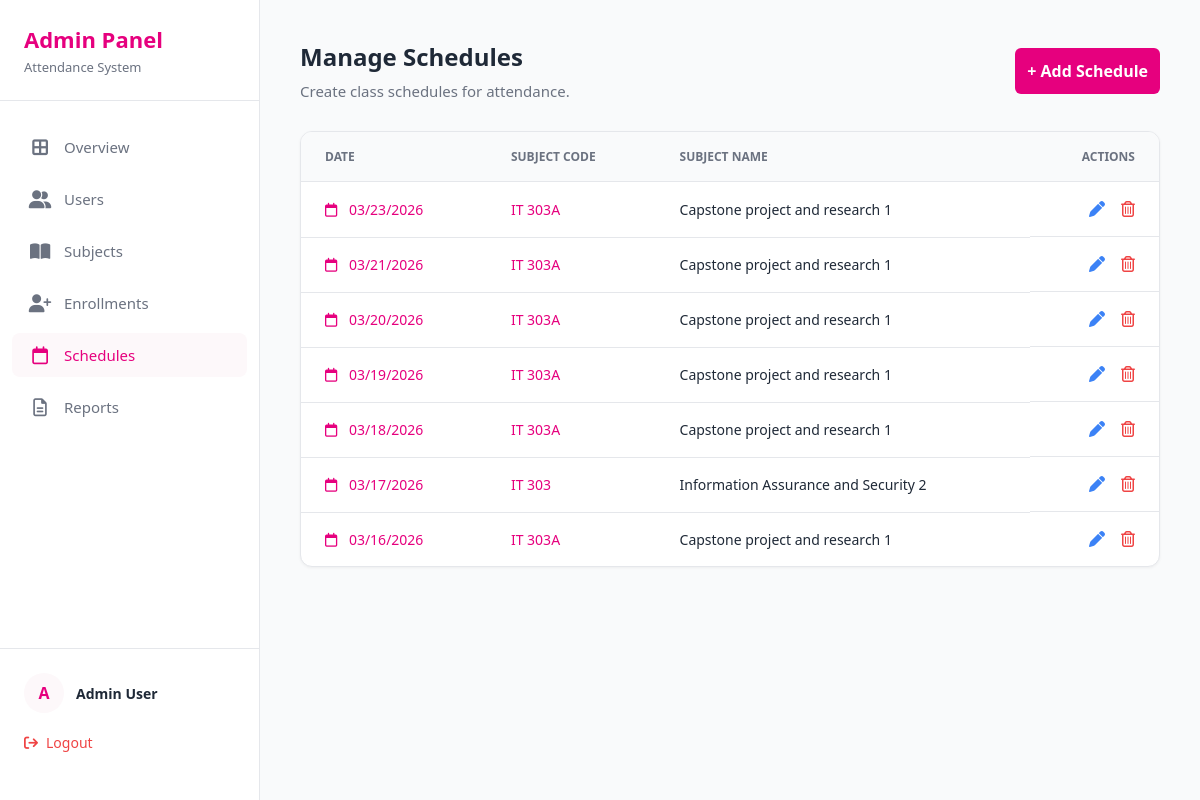
/admin/schedules.php (signed in), run on the app's committed database.
### tables this page shows
CREATE TABLE `schedules` (
  `id` int(11) NOT NULL,
  `subject_id` int(11) NOT NULL,
  `class_date` date NOT NULL
);

CREATE TABLE `subjects` (
  `id` int(11) NOT NULL,
  `code` varchar(20) NOT NULL,
  `name` varchar(255) NOT NULL,
  `instructor_id` int(11) DEFAULT NULL
);

### admin/schedules.php (the view, shortened to what this page needs)
<?php
require_once '../db.php';
$schedules = [];
try {
    $sql = "SELECT schedules.id, schedules.class_date, subjects.code, subjects.name FROM schedules LEFT JOIN subjects ON schedules.subject_id = subjects.id ORDER BY schedules.class_date DESC";
    $stmt = $pdo->query($sql);
    $schedules = $stmt->fetchAll(PDO::FETCH_ASSOC);
} catch (PDOException $e) {
    die("database error: " . $e->getMessage());
}
?>
<!DOCTYPE html>
<html lang="en">
<head>
    <link rel="stylesheet" href="../css/style.css">
    <link rel="stylesheet" href="https://cdnjs.cloudflare.com/ajax/libs/font-awesome/6.4.0/css/all.min.css">
</head>
<body>
    <div class="dashboard-layout">
        <aside class="sidebar">
            <div class="sidebar-header">
                <h2>Admin Panel</h2>
                <p>Attendance System</p>
            </div>
            <nav class="sidebar-nav">
                <ul>
                    <li><a href="overview.php"><i class="fa-solid fa-border-all"></i> Overview</a></li>
                    <li><a href="users.php"><i class="fa-solid fa-user-group"></i> Users</a></li>
                    <li><a href="subjects.php"><i class="fa-solid fa-book-open"></i> Subjects</a></li>
                    <li><a href="enrollments.php"><i class="fa-solid fa-user-plus"></i> Enrollments</a></li>
                    <li><a href="schedules.php" class="active"><i class="fa-regular fa-calendar"></i> Schedules</a></li>
                    <li><a href="reports.php"><i class="fa-regular fa-file-lines"></i> Reports</a></li>
                </ul>
            </nav>
            <div class="sidebar-footer">
                <div class="user-profile">
                    <div class="avatar"><?php echo substr($_SESSION['name'], 0, 1); ?></div>
                    <div class="user-info">
                        <span class="user-name"><?php echo htmlspecialchars($_SESSION['name']); ?></span>
                    </div>
                </div>
                <a href="../api/logout.php" class="logout-btn"><i class="fa-solid fa-arrow-right-from-bracket"></i> Logout</a>
            </div>
        </aside>
        <main class="main-content">
            <div class="page-header header-with-action">
                <div>
                    <h1>Manage Schedules</h1>
                    <p>Create class schedules for attendance.</p>
                </div>
                <a href="add_schedule.php" class="btn-primary" style="width: auto; text-decoration: none;">+ Add Schedule</a>
            </div>
            <div class="table-container">
                <table class="data-table">
                    <thead>
                        <tr>
                            <th>DATE</th>
                            <th>SUBJECT CODE</th>
                            <th>SUBJECT NAME</th>
                            <th class="text-right">ACTIONS</th>
                        </tr>
                    </thead>
                    <tbody>
                        <?php foreach($schedules as $sched): ?>
                        <tr>
                            <td class="font-medium" style="color: var(--primary-magenta);"><i class="fa-regular fa-calendar" style="margin-right: 8px;"></i> <?php echo date('m/d/Y', strtotime($sched['class_date'])); ?></td>
                            <td style="color: var(--primary-magenta); font-weight: 500;"><?php echo htmlspecialchars($sched['code']); ?></td>
                            <td class="text-muted"><?php echo htmlspecialchars($sched['name']); ?></td>
                            <td class="actions-cell text-right">
                                <a href="edit_schedule.php?id=<?php echo $sched['id']; ?>" class="action-btn edit-btn"><i class="fa-solid fa-pen"></i></a>
                                <a href="delete_schedule.php?id=<?php echo $sched['id']; ?>" class="action-btn delete-btn" onclick="return confirm('delete this schedule?');"><i class="fa-regular fa-trash-can"></i></a>
                            </td>
                        </tr>
                        <?php endforeach; ?>
                    </tbody>
                </table>
            </div>
        </main>
    </div>
</body>
</html>

### css/style.css (style rules this page uses)
:root { --primary-magenta: #e6007e; --primary-magenta-hover: #c4006b; --bg-light-pink: #fdf8fa; --text-dark: #1f2937; --text-muted: #6b7280; --border-color: #e5e7eb; --card-bg: #ffffff; }
* { box-sizing: border-box; margin: 0; padding: 0; font-family: 'Segoe UI', Tahoma, Geneva, Verdana, sans-serif; }
.btn-primary { width: 100%; background-color: var(--primary-magenta); color: white; border: none; padding: 12px; border-radius: 6px; font-size: 16px; font-weight: 600; cursor: pointer; display: flex; justify-content: center; align-items: center; gap: 10px; transition: background-color 0.2s; }
.dashboard-layout { display: flex; height: 100vh; background-color: #ffffff; }
.sidebar { width: 260px; background-color: #ffffff; border-right: 1px solid var(--border-color); display: flex; flex-direction: column; padding: 24px 0; }
.sidebar-header { padding: 0 24px 24px 24px; border-bottom: 1px solid var(--border-color); }
.sidebar-header h2 { color: var(--primary-magenta); font-size: 22px; margin-bottom: 4px; }
.sidebar-header p { color: var(--text-muted); font-size: 13px; }
.sidebar-nav { flex-grow: 1; padding: 24px 12px; }
.sidebar-nav ul { list-style: none; }
.sidebar-nav ul li { margin-bottom: 8px; }
.sidebar-nav ul li a { display: flex; align-items: center; padding: 12px 16px; color: var(--text-muted); text-decoration: none; font-size: 15px; font-weight: 500; border-radius: 8px; transition: all 0.2s; gap: 12px; }
.sidebar-nav ul li a i { font-size: 18px; width: 24px; text-align: center; }
.sidebar-nav ul li a.active { background-color: var(--bg-light-pink); color: var(--primary-magenta); }
.sidebar-footer { padding: 24px; border-top: 1px solid var(--border-color); }
.user-profile { display: flex; align-items: center; gap: 12px; margin-bottom: 20px; }
.avatar { width: 40px; height: 40px; background-color: var(--bg-light-pink); color: var(--primary-magenta); border-radius: 50%; display: flex; justify-content: center; align-items: center; font-weight: bold; font-size: 16px; }
.user-info { display: flex; flex-direction: column; }
.user-name { font-size: 14px; font-weight: 600; color: var(--text-dark); }
.logout-btn { display: flex; align-items: center; color: #ef4444; text-decoration: none; font-size: 14px; font-weight: 500; gap: 8px; transition: opacity 0.2s; }
.main-content { flex-grow: 1; padding: 40px; overflow-y: auto; background-color: #f9fafb; }
.page-header { margin-bottom: 30px; }
.page-header h1 { color: var(--text-dark); font-size: 24px; margin-bottom: 8px; }
.page-header p { color: var(--text-muted); font-size: 15px; }
.header-with-action { display: flex; justify-content: space-between; align-items: center; }
.table-container { background: var(--card-bg); border-radius: 12px; border: 1px solid var(--border-color); overflow: hidden; box-shadow: 0 1px 3px rgba(0,0,0,0.05); }
.data-table { width: 100%; border-collapse: collapse; text-align: left; }
.data-table th { background-color: #f9fafb; color: var(--text-muted); font-size: 12px; font-weight: 600; padding: 16px 24px; border-bottom: 1px solid var(--border-color); }
.data-table td { padding: 16px 24px; border-bottom: 1px solid var(--border-color); font-size: 14px; color: var(--text-dark); }
.data-table tr:last-child td { border-bottom: none; }
.font-medium { font-weight: 500; }
.text-muted { color: var(--text-muted); }
.text-right { text-align: right; }
.actions-cell { display: flex; justify-content: flex-end; gap: 16px; }
.action-btn { text-decoration: none; font-size: 16px; transition: color 0.2s; }
.edit-btn { color: #3b82f6; }
.delete-btn { color: #ef4444; }

### data on the page
schedules: class_date "03/23/2026", subject.code "IT 303A", subject.name "Capstone project and research 1"
schedules: class_date "03/21/2026", subject.code "IT 303A", subject.name "Capstone project and research 1"
schedules: class_date "03/20/2026", subject.code "IT 303A", subject.name "Capstone project and research 1"
schedules: class_date "03/19/2026", subject.code "IT 303A", subject.name "Capstone project and research 1"
schedules: class_date "03/18/2026", subject.code "IT 303A", subject.name "Capstone project and research 1"
schedules: class_date "03/17/2026", subject.code "IT 303", subject.name "Information Assurance and Security 2"
schedules: class_date "03/16/2026", subject.code "IT 303A", subject.name "Capstone project and research 1"

### other printed values
substr($_SESSION['name'], 0, 1) "A"
$_SESSION['name'] "Admin User"
